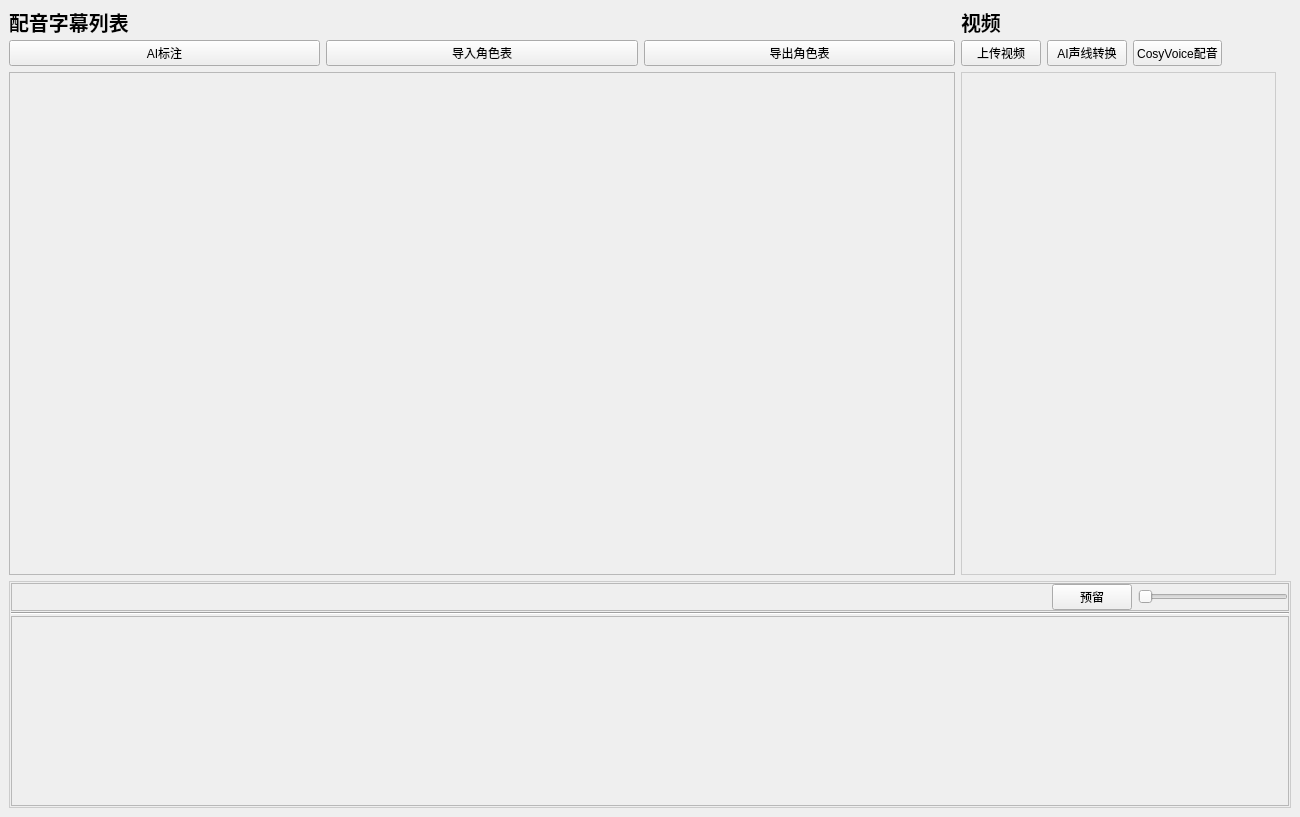
<?xml version="1.0" encoding="UTF-8"?>
<ui version="4.0">
 <class>Ui_cut</class>
 <widget class="QMainWindow" name="Ui_cut">
  <property name="geometry">
   <rect>
    <x>0</x>
    <y>0</y>
    <width>1300</width>
    <height>817</height>
   </rect>
  </property>
  <property name="windowTitle">
   <string>MainWindow</string>
  </property>
  <widget class="QWidget" name="centralwidget">
   <layout class="QVBoxLayout" name="verticalLayout_3" stretch="5,2">
    <item>
     <layout class="QHBoxLayout" name="horizontalLayout_2" stretch="3,1">
      <property name="rightMargin">
       <number>15</number>
      </property>
      <item>
       <layout class="QVBoxLayout" name="SubList" stretch="0,0,1">
        <item>
         <widget class="SubtitleLabel" name="MP4Title_2">
          <property name="maximumSize">
           <size>
            <width>16777215</width>
            <height>25</height>
           </size>
          </property>
          <property name="font">
           <font>
            <family>微软雅黑</family>
            <pointsize>15</pointsize>
            <weight>75</weight>
            <bold>true</bold>
           </font>
          </property>
          <property name="text">
           <string>配音字幕列表</string>
          </property>
         </widget>
        </item>
        <item>
         <layout class="QHBoxLayout" name="horizontalLayout_4" stretch="0,0,0">
          <property name="bottomMargin">
           <number>0</number>
          </property>
          <item>
           <widget class="PushButton" name="AutoMarkBtn">
            <property name="text">
             <string>AI标注</string>
            </property>
           </widget>
          </item>
          <item>
           <widget class="PushButton" name="ImportRoleBtn">
            <property name="text">
             <string>导入角色表</string>
            </property>
           </widget>
          </item>
          <item>
           <widget class="PushButton" name="OutputRoleBtn">
            <property name="text">
             <string>导出角色表</string>
            </property>
           </widget>
          </item>
         </layout>
        </item>
        <item>
         <widget class="QWidget" name="MP4Box_2" native="true">
          <property name="minimumSize">
           <size>
            <width>0</width>
            <height>430</height>
           </size>
          </property>
          <layout class="QGridLayout" name="gridLayout_6">
           <property name="leftMargin">
            <number>0</number>
           </property>
           <property name="topMargin">
            <number>0</number>
           </property>
           <property name="rightMargin">
            <number>0</number>
           </property>
           <property name="bottomMargin">
            <number>0</number>
           </property>
           <property name="spacing">
            <number>0</number>
           </property>
           <item row="0" column="0">
            <widget class="QScrollArea" name="SubScroll">
             <property name="styleSheet">
              <string notr="true"/>
             </property>
             <property name="widgetResizable">
              <bool>true</bool>
             </property>
             <widget class="QWidget" name="scrollAreaWidgetContents">
              <property name="geometry">
               <rect>
                <x>0</x>
                <y>0</y>
                <width>941</width>
                <height>498</height>
               </rect>
              </property>
             </widget>
            </widget>
           </item>
          </layout>
         </widget>
        </item>
       </layout>
      </item>
      <item>
       <layout class="QVBoxLayout" name="Mkv" stretch="1,1,100">
        <property name="spacing">
         <number>6</number>
        </property>
        <property name="bottomMargin">
         <number>0</number>
        </property>
        <item>
         <widget class="SubtitleLabel" name="MkvTitle">
          <property name="maximumSize">
           <size>
            <width>16777215</width>
            <height>25</height>
           </size>
          </property>
          <property name="font">
           <font>
            <family>微软雅黑</family>
            <pointsize>15</pointsize>
            <weight>75</weight>
            <bold>true</bold>
           </font>
          </property>
          <property name="text">
           <string>视频</string>
          </property>
         </widget>
        </item>
        <item>
         <layout class="QHBoxLayout" name="horizontalLayout" stretch="3,0,0,4">
          <item>
           <widget class="PushButton" name="AddVideoBtn">
            <property name="text">
             <string>上传视频</string>
            </property>
           </widget>
          </item>
          <item>
           <widget class="PushButton" name="AIVoiceBtn">
            <property name="text">
             <string>AI声线转换</string>
            </property>
           </widget>
          </item>
          <item>
           <widget class="PushButton" name="CosyDubbingBtn">
            <property name="text">
             <string>CosyVoice配音</string>
            </property>
           </widget>
          </item>
          <item>
           <spacer name="horizontalSpacer_2">
            <property name="orientation">
             <enum>Qt::Horizontal</enum>
            </property>
            <property name="sizeType">
             <enum>QSizePolicy::Preferred</enum>
            </property>
            <property name="sizeHint" stdset="0">
             <size>
              <width>40</width>
              <height>20</height>
             </size>
            </property>
           </spacer>
          </item>
         </layout>
        </item>
        <item>
         <widget class="QWidget" name="CustomVideoLayout" native="true">
          <property name="styleSheet">
           <string notr="true">#CustomVideoLayout{
	border: 1px solid #ccc;
}</string>
          </property>
          <layout class="QVBoxLayout" name="verticalLayout"/>
         </widget>
        </item>
       </layout>
      </item>
     </layout>
    </item>
    <item>
     <layout class="QVBoxLayout" name="verticalLayout_2">
      <property name="bottomMargin">
       <number>0</number>
      </property>
      <item>
       <widget class="QFrame" name="BottomFrame">
        <property name="styleSheet">
         <string notr="true">#BottomFrame{
	border: 1px solid #ccc;
}</string>
        </property>
        <property name="frameShape">
         <enum>QFrame::StyledPanel</enum>
        </property>
        <property name="frameShadow">
         <enum>QFrame::Raised</enum>
        </property>
        <layout class="QVBoxLayout" name="verticalLayout_4" stretch="0,0,1">
         <property name="spacing">
          <number>1</number>
         </property>
         <property name="leftMargin">
          <number>1</number>
         </property>
         <property name="topMargin">
          <number>1</number>
         </property>
         <property name="rightMargin">
          <number>1</number>
         </property>
         <property name="bottomMargin">
          <number>1</number>
         </property>
         <item>
          <widget class="QFrame" name="controlFrame">
           <property name="frameShape">
            <enum>QFrame::StyledPanel</enum>
           </property>
           <property name="frameShadow">
            <enum>QFrame::Raised</enum>
           </property>
           <layout class="QHBoxLayout" name="horizontalLayout_3">
            <property name="leftMargin">
             <number>0</number>
            </property>
            <property name="topMargin">
             <number>0</number>
            </property>
            <property name="rightMargin">
             <number>0</number>
            </property>
            <property name="bottomMargin">
             <number>0</number>
            </property>
            <item>
             <spacer name="horizontalSpacer">
              <property name="orientation">
               <enum>Qt::Horizontal</enum>
              </property>
              <property name="sizeHint" stdset="0">
               <size>
                <width>1034</width>
                <height>20</height>
               </size>
              </property>
             </spacer>
            </item>
            <item>
             <widget class="PushButton" name="btn">
              <property name="text">
               <string>预留</string>
              </property>
             </widget>
            </item>
            <item>
             <widget class="Slider" name="trackScaleSlider">
              <property name="sizePolicy">
               <sizepolicy hsizetype="Fixed" vsizetype="Fixed">
                <horstretch>27</horstretch>
                <verstretch>0</verstretch>
               </sizepolicy>
              </property>
              <property name="minimumSize">
               <size>
                <width>150</width>
                <height>0</height>
               </size>
              </property>
              <property name="minimum">
               <number>10</number>
              </property>
              <property name="maximum">
               <number>300</number>
              </property>
              <property name="orientation">
               <enum>Qt::Horizontal</enum>
              </property>
             </widget>
            </item>
           </layout>
          </widget>
         </item>
         <item>
          <widget class="Line" name="line">
           <property name="orientation">
            <enum>Qt::Horizontal</enum>
           </property>
          </widget>
         </item>
         <item>
          <widget class="QFrame" name="trackFrame">
           <property name="frameShape">
            <enum>QFrame::StyledPanel</enum>
           </property>
           <property name="frameShadow">
            <enum>QFrame::Raised</enum>
           </property>
          </widget>
         </item>
        </layout>
       </widget>
      </item>
     </layout>
    </item>
   </layout>
  </widget>
 </widget>
 <customwidgets>
  <customwidget>
   <class>PushButton</class>
   <extends>QPushButton</extends>
   <header location="global">qfluentwidgets</header>
  </customwidget>
  <customwidget>
   <class>SubtitleLabel</class>
   <extends>QLabel</extends>
   <header>qfluentwidgets</header>
  </customwidget>
  <customwidget>
   <class>Slider</class>
   <extends>QSlider</extends>
   <header location="global">qfluentwidgets</header>
  </customwidget>
 </customwidgets>
 <resources/>
 <connections/>
</ui>
